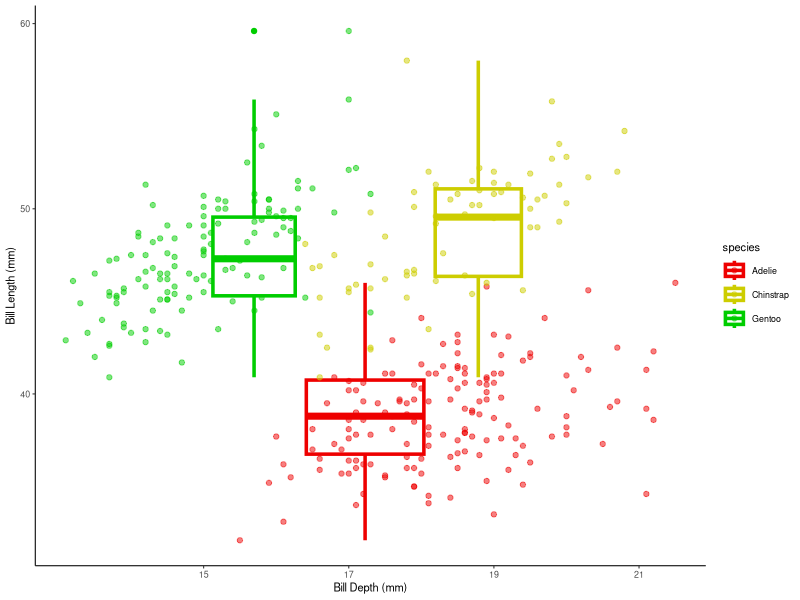

Reproduce this figure in R.
#week 3 homework, making a penguin plot

#all the packages used
library(tidyverse)
library(palmerpenguins)
library(ggplot2)
library(here)


#making boxplot
hwplot1<-ggplot(data=penguins, 
       mapping = aes(x = bill_depth_mm,
                     y = bill_length_mm,
                     color = species))+
  geom_boxplot(lwd=1.2)+
  geom_point(alpha=.5)+
  theme_classic(base_size=8)+
  xlab("Bill Depth (mm)")+ylab("Bill Length (mm)")+
  scale_color_manual(values=c("red2","yellow3","green3"))+
  scale_x_continuous(breaks=seq(15,22,2))

ggsave(here("Week 03","Output","penguin.png"))


  
         



